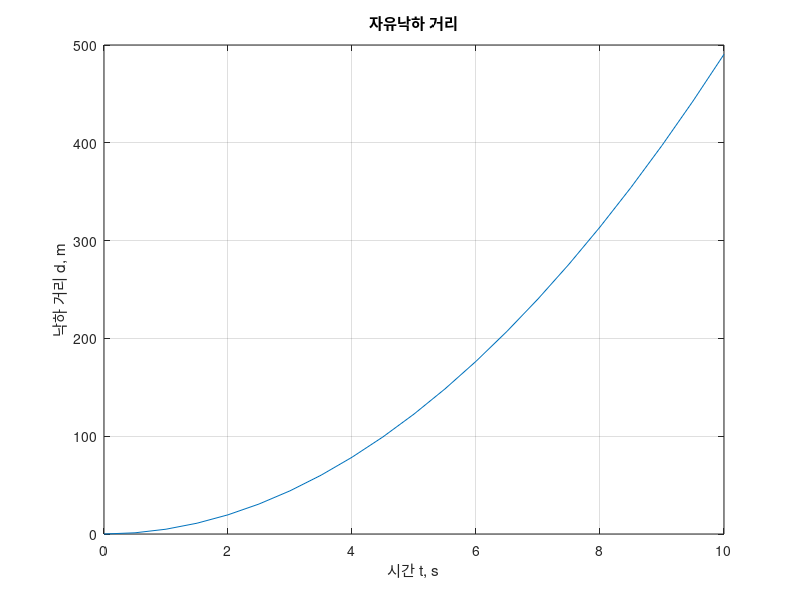

Write MATLAB code to recreate this figure. (Note: this script raises an error after producing the figure.)
% sol0501_1.m - 연습문제 5.1.1-1 자유낙하 거리
clear; clc; close all

t = 0:0.5:10;                    % s
d = 0.5*9.81*t.^2;               % m,  t 가 벡터이므로 .^ 를 쓴다

plot(t, d)
title("자유낙하 거리")
xlabel("시간 t, s")
ylabel("낙하 거리 d, m")
grid on

theme(gcf, "light")
exportgraphics(gcf, "../../textbook/ch05/img/sol0501_1.png")
